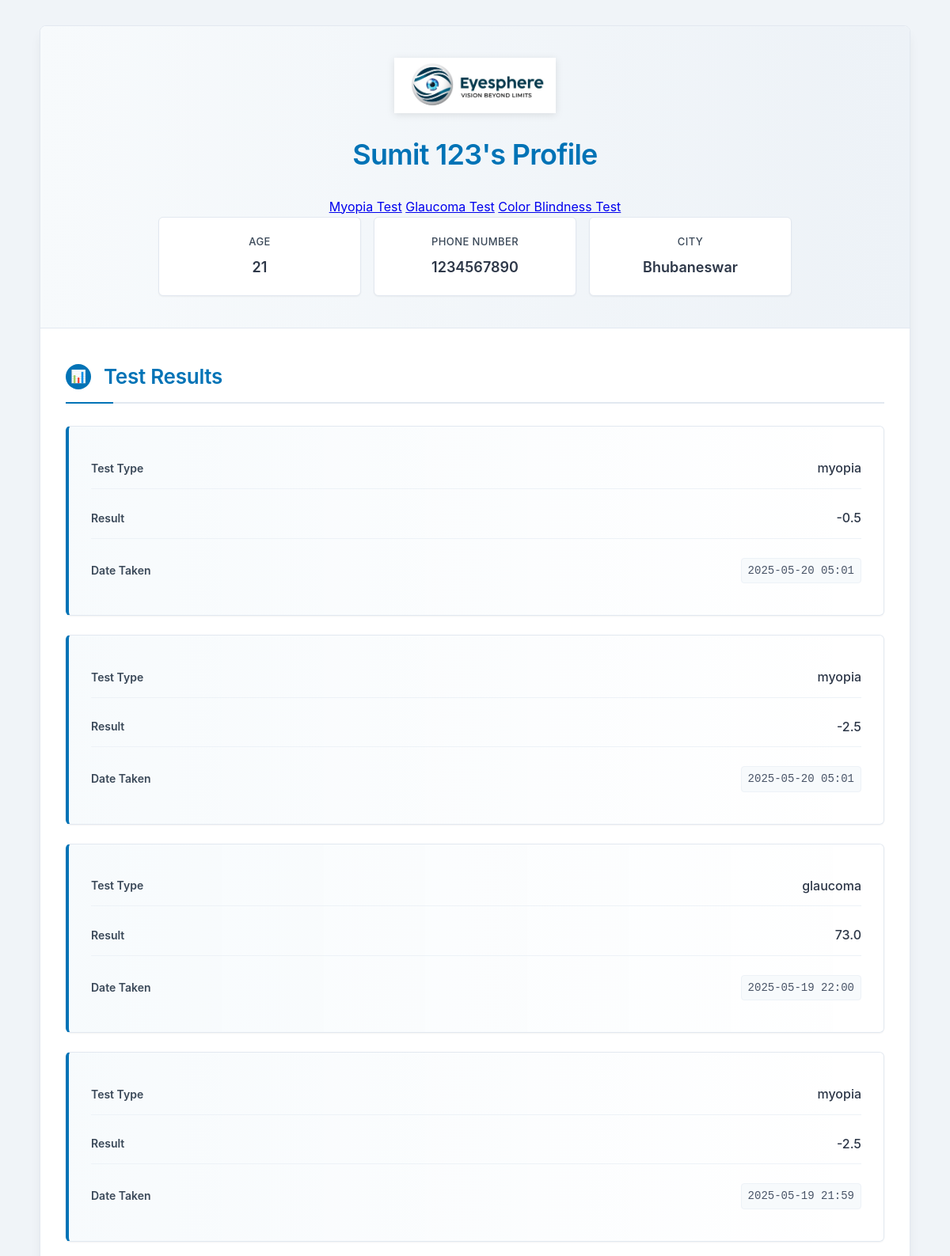
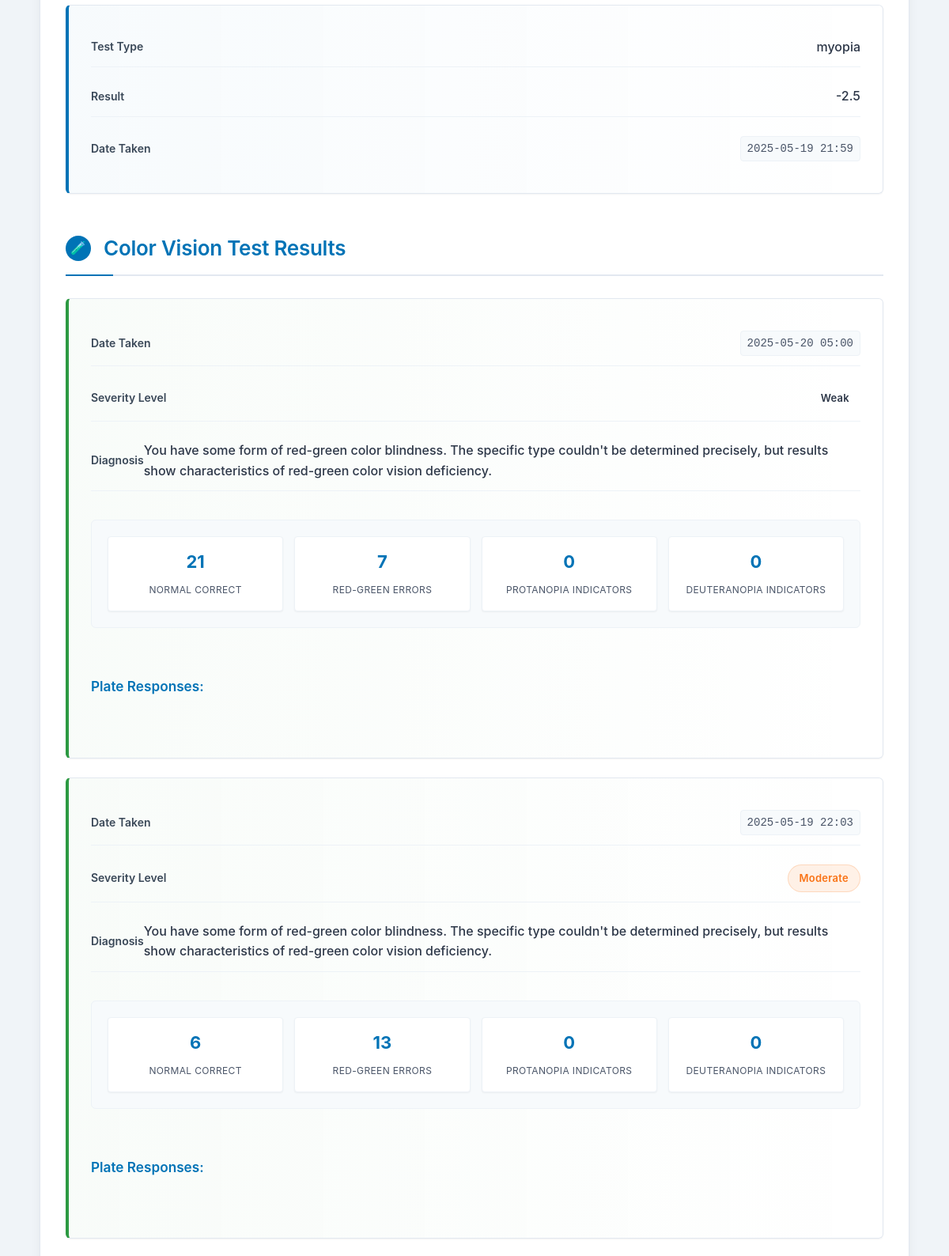
Screenshot of /user_profile/10/ (upper part) with the database file from the repository (2 pictures, top to bottom).
### BaseInfo/models.py (models this page shows, shortened)
class User(models.Model):
    name = models.CharField(max_length=300)
    age = models.IntegerField()
    ph_Number = models.CharField(max_length=200,unique=True)
    city = models.CharField(max_length=200)
    password = models.CharField(max_length=300)

class TestResult(models.Model):
    TEST_CHOICES = (
        ('myopia', 'Myopia'),
        ('glaucoma', 'Glaucoma'),
    )
    user = models.ForeignKey(User, on_delete=models.CASCADE, related_name='test_results')
    test_type = models.CharField(max_length=100, choices=TEST_CHOICES)
    final_score = models.DecimalField(max_digits=5,decimal_places=2,null=True)
    result_value = models.FloatField(null = True)
    date_taken = models.DateTimeField(auto_now_add=True)

class ColorVisionTest(models.Model):
    SEVERITY_CHOICES = (
        ('none', 'None'),
        ('weak', 'Weak'),
        ('moderate', 'Moderate'),
        ('strong', 'Strong'),
    )
    user = models.ForeignKey(User, on_delete=models.CASCADE, related_name='color_vision_tests')
    date_taken = models.DateTimeField(auto_now_add=True)
    normal_correct = models.PositiveIntegerField(default=0)
    red_green_errors = models.PositiveIntegerField(default=0)
    protanopia_indicators = models.PositiveIntegerField(default=0)
    deuteranopia_indicators = models.PositiveIntegerField(default=0)
    severity_level = models.CharField(max_length=10, choices=SEVERITY_CHOICES, default='none')
    diagnosis_text = models.TextField()

### BaseInfo/views.py (the view)
# urls.py: path('user_profile/<int:user_id>/',views.user_profile,name = 'user_profile'),
def user_profile(request, user_id):
    user = get_object_or_404(User, id=user_id)
    test_results = user.test_results.all().order_by('-date_taken')
    color_vision_tests = user.color_vision_tests.all().order_by('-date_taken')
    return render(request, 'user_profile.html', {
        'user': user,
        'test_results': test_results,
        'color_vision_tests': color_vision_tests
    })

### Templates/user_profile.html (shortened to what this page needs)
{% load static %}
<!DOCTYPE html>
<html lang="en">
<head>
</head>
<body>
    <div class="container">
        <div class="header">
            <div class="logo-container">
                <img src="{% static 'eyesphere.jpg' %}" alt="Eyesphere - Vision Beyond Limits" />
            </div>
            <h1>{{ user.name }}'s Profile</h1>
            <div class="test-buttons">
                <a href="{% url 'base_myopia' user.id %}" class="test-button">Myopia Test</a>
                <a href="{% url 'base_glaucoma' %}" class="test-button">Glaucoma Test</a>
                <a href="{% url 'Colourblindness_Test' %}" class="test-button">Color Blindness Test</a>
            </div>
            <div class="user-info">
                <div class="user-info-item">
                    <span class="user-info-label">Age</span>
                    <span class="user-info-value">{{ user.age }}</span>
                </div>
                <div class="user-info-item">
                    <span class="user-info-label">Phone Number</span>
                    <span class="user-info-value">{{ user.ph_Number }}</span>
                </div>
                <div class="user-info-item">
                    <span class="user-info-label">City</span>
                    <span class="user-info-value">{{ user.city }}</span>
                </div>
            </div>
        </div>
        <div class="content">
            <div class="section">
                <div class="section-header">
                    <div class="section-icon"></div>
                    <h2>Test Results</h2>
                </div>
                {% if test_results %}
                    {% for result in test_results %}
                        <div class="card test-result-card">
                            <div class="card-content">
                                <div class="card-field">
                                    <span class="card-label">Test Type</span>
                                    <span class="card-value">{{ result.test_type }}</span>
                                </div>
                                <div class="card-field">
                                    <span class="card-label">Result</span>
                                    <span class="card-value">{{ result.result_value }}</span>
                                </div>
                                <div class="card-field">
                                    <span class="card-label">Date Taken</span>
                                    <span class="card-value date-display">{{ result.date_taken|date:"Y-m-d H:i" }}</span>
                                </div>
                            </div>
                        </div>
                    {% endfor %}
                {% else %}
                    <div class="empty-state">
                        <div class="empty-state-icon">📋</div>
                        <p class="empty-state-text">No test results found.</p>
                    </div>
                {% endif %}
            </div>
            <div class="section">
                <div class="section-header">
                    <div class="section-icon"></div>
                    <h2>Color Vision Test Results</h2>
                </div>
                {% if color_vision_tests %}
                    {% for test in color_vision_tests %}
                        <div class="card color-vision-card">
                            <div class="card-content">
                                <div class="card-field">
                                    <span class="card-label">Date Taken</span>
                                    <span class="card-value date-display">{{ test.date_taken|date:"Y-m-d H:i" }}</span>
                                </div>
                                <div class="card-field">
                                    <span class="card-label">Severity Level</span>
                                    <span class="severity-badge severity-{{ test.severity_level|lower }}">{{ test.severity_level|title }}</span>
                                </div>
                                <div class="card-field">
                                    <span class="card-label">Diagnosis</span>
                                    <span class="card-value">{{ test.diagnosis_text }}</span>
                                </div>
                                <div class="stats-grid">
                                    <div class="stat-item">
                                        <span class="stat-value">{{ test.normal_correct }}</span>
                                        <span class="stat-label">Normal Correct</span>
                                    </div>
                                    <div class="stat-item">
                                        <span class="stat-value">{{ test.red_green_errors }}</span>
                                        <span class="stat-label">Red-Green Errors</span>
                                    </div>
                                    <div class="stat-item">
                                        <span class="stat-value">{{ test.protanopia_indicators }}</span>
                                        <span class="stat-label">Protanopia Indicators</span>
                                    </div>
                                    <div class="stat-item">
                                        <span class="stat-value">{{ test.deuteranopia_indicators }}</span>
                                        <span class="stat-label">Deuteranopia Indicators</span>
                                    </div>
                                </div>
                                <h4>Plate Responses:</h4>
                            </div>
                        </div>
                    {% endfor %}
                {% else %}
                    <div class="empty-state">
                        <div class="empty-state-icon">👁️</div>
                        <p class="empty-state-text">No color vision test results found.</p>
                    </div>
                {% endif %}
            </div>
        </div>
    </div>
</body>
</html>

### rows the page displays
User: name "Sumit 123", age "21", ph_Number "1234567890", city "Bhubaneswar"
TestResult: test_type "myopia", result_value "-0.5", date_taken "2025-05-20 05:01"
TestResult: test_type "myopia", result_value "-2.5", date_taken "2025-05-20 05:01"
TestResult: test_type "glaucoma", result_value "73.0", date_taken "2025-05-19 22:00"
TestResult: test_type "myopia", result_value "-2.5", date_taken "2025-05-19 21:59"
TestResult: test_type "myopia", result_value "-2.5", date_taken "2025-05-19 21:59"
ColorVisionTest: date_taken "2025-05-20 05:00", severity_level "Weak", diagnosis_text "You have some form of red-green color blindness. The specific type couldn't be determined precisely, but results show characteristics of red-green color vision deficiency.", normal_correct "21", red_green_errors "7", protanopia_indicators "0", deuteranopia_indicators "0"
ColorVisionTest: date_taken "2025-05-19 22:03", severity_level "Moderate", diagnosis_text "You have some form of red-green color blindness. The specific type couldn't be determined precisely, but results show characteristics of red-green color vision deficiency.", normal_correct "6", red_green_errors "13", protanopia_indicators "0", deuteranopia_indicators "0"
